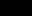
Frame 1 (no input)
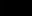
Frame 2 (the mouse pressed at the canvas centre, redrawn once)

The Processing sketch that drew these frames (run headless with seeded random() and noise(); the mouse was pressed at the canvas centre and the sketch redrawn once):

// Processing sketch: FrameSelection
// ── FrameSelection.pde
// Independent helper lifecycle fixture: noLoop in setup AND draw, retained state/pixels.
int completed;
long configuredSeed;
public void configureRender(long seed, java.util.Map<String,Double> parameters) {
  if (!parameters.isEmpty()) throw new IllegalArgumentException("no parameters");
  configuredSeed=seed;
}
void settings() { size(32, 16, JAVA2D); pixelDensity(1); }
void setup() { background(0); noStroke(); noLoop(); }
void draw() {
  completed++;
  if (frameCount!=completed) throw new IllegalStateException("skipped frame");
  fill((int)(configuredSeed%256), completed, 0);
  rect(completed-1, 0, 1, 16);
  noLoop();
}
